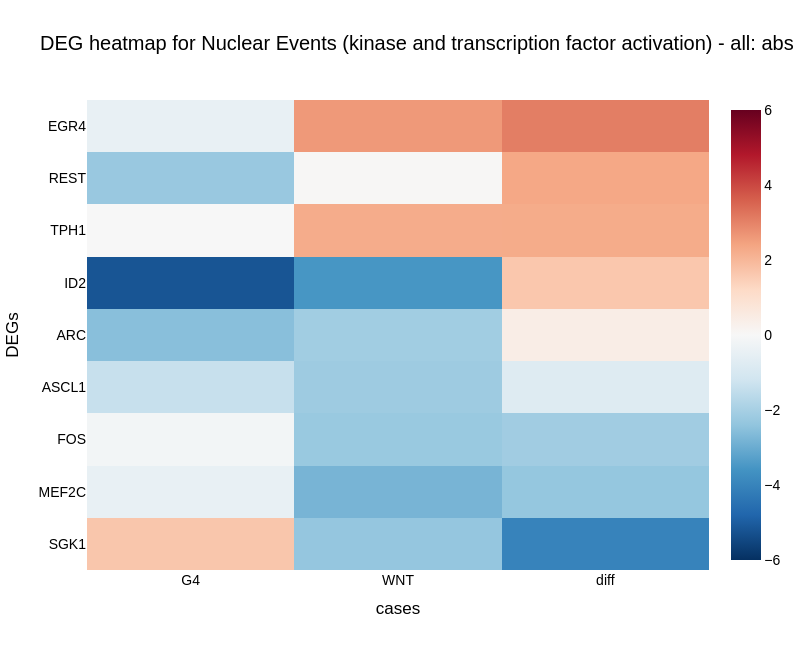
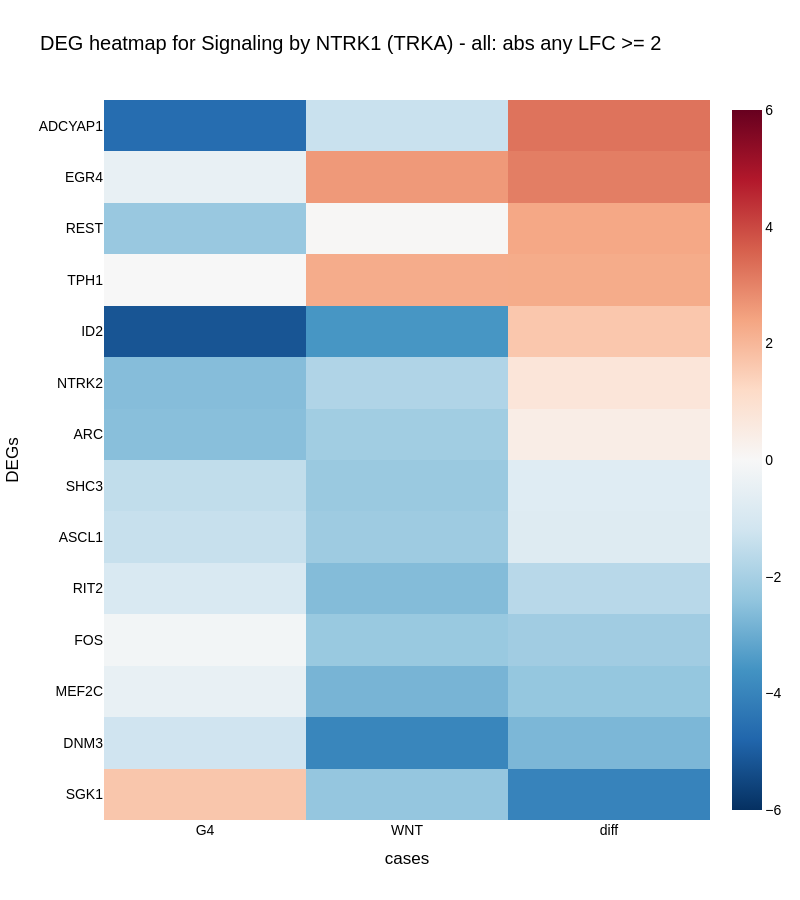
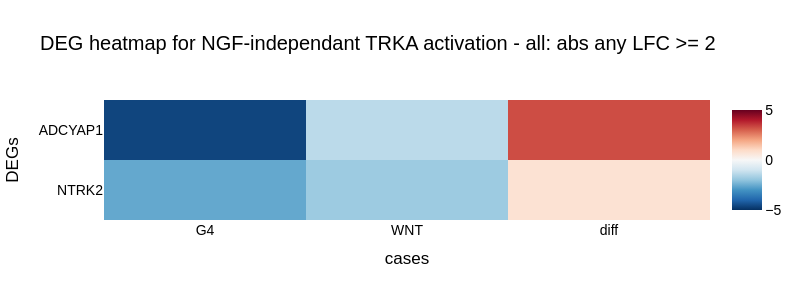
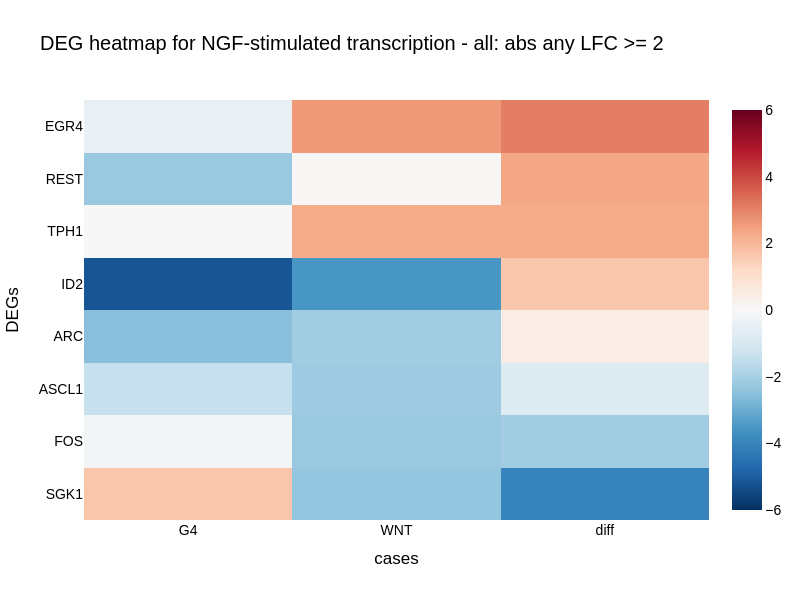

Notebook code for these charts, in order:
### Markdown cell above
### NGF - TRKA

### Code cell
lista = [[x, bpx.which_reacotme_id(x)] for x in set_ngf_trka]

type_modulation='different'
type_modulation='similar'
type_modulation='all'

for pathway_and_id in lista:
    pathway, pathway_id = pathway_and_id
    print('\n\n', pathway, pathway_id, '\n')

    fig, dff, dfpiv = bpx.plot_one_pathway_genes_heatmap_by_cases(pathway_and_id, type_modulation=type_modulation, diff_cutoff=diff_cutoff,
                                                                  zlim=None, width=800, row_height=row_height, header_height=header_height, horizontal_spacing=0.20)

    if fig is None: continue

    fig.show()

### Figure 1 — Plotly figure (JSON) as saved in the notebook; plotly's stock layout.template omitted (floating-point values rounded to 4 significant figures)
{"data": [{"colorscale": [[0, "rgb(5,48,97)"], [0.1, "rgb(33,102,172)"], [0.2, "rgb(67,147,195)"], [0.3, "rgb(146,197,222)"], [0.4, "rgb(209,229,240)"], [0.5, "rgb(247,247,247)"], [0.6, "rgb(253,219,199)"], [0.7, "rgb(244,165,130)"], [0.8, "rgb(214,96,77)"], [0.9, "rgb(178,24,43)"], [1, "rgb(103,0,31)"]], "type": "heatmap", "x": ["G4", "WNT", "diff"], "y": ["SGK1", "MEF2C", "FOS", "ASCL1", "ARC", "ID2", "TPH1", "REST", "EGR4"], "z": [[1.678, -2.345, -4.022], [-0.4605, -2.801, -2.341], [-0.144, -2.264, -2.12], [-1.396, -2.178, -0.7817], [-2.54, -2.108, 0.4322], [-5.182, -3.535, 1.647], [-0.002924, 2.251, 2.253], [-2.273, 0.05028, 2.323], [-0.4581, 2.614, 3.073]], "zmax": 6, "zmin": -6}], "layout": {"autosize": true, "font": {"color": "Black", "family": "Arial", "size": 14}, "height": 650, "plot_bgcolor": "lightgray", "showlegend": false, "title": {"text": "DEG heatmap for Nuclear Events (kinase and transcription factor activation) - all: abs any LFC >= 2"}, "width": 800, "xaxis": {"autorange": true, "range": [-0.5, 2.5], "title": {"text": "cases"}, "type": "category"}, "yaxis": {"autorange": true, "range": [-0.5, 8.5], "title": {"text": "DEGs"}, "type": "category"}}}

### Figure 2 — Plotly figure (JSON) as saved in the notebook; plotly's stock layout.template omitted (floating-point values rounded to 4 significant figures)
{"data": [{"colorscale": [[0, "rgb(5,48,97)"], [0.1, "rgb(33,102,172)"], [0.2, "rgb(67,147,195)"], [0.3, "rgb(146,197,222)"], [0.4, "rgb(209,229,240)"], [0.5, "rgb(247,247,247)"], [0.6, "rgb(253,219,199)"], [0.7, "rgb(244,165,130)"], [0.8, "rgb(214,96,77)"], [0.9, "rgb(178,24,43)"], [1, "rgb(103,0,31)"]], "type": "heatmap", "x": ["G4", "WNT", "diff"], "y": ["SGK1", "DNM3", "MEF2C", "FOS", "RIT2", "ASCL1", "SHC3", "ARC", "NTRK2", "ID2", "TPH1", "REST", "EGR4", "ADCYAP1"], "z": [[1.678, -2.345, -4.022], [-1.224, -3.954, -2.73], [-0.4605, -2.801, -2.341], [-0.144, -2.264, -2.12], [-0.9328, -2.607, -1.674], [-1.396, -2.178, -0.7817], [-1.506, -2.25, -0.7444], [-2.54, -2.108, 0.4322], [-2.583, -1.827, 0.7559], [-5.182, -3.535, 1.647], [-0.002924, 2.251, 2.253], [-2.273, 0.05028, 2.323], [-0.4581, 2.614, 3.073], [-4.614, -1.35, 3.263]], "zmax": 6, "zmin": -6}], "layout": {"autosize": true, "font": {"color": "Black", "family": "Arial", "size": 14}, "height": 900, "plot_bgcolor": "lightgray", "showlegend": false, "title": {"text": "DEG heatmap for Signaling by NTRK1 (TRKA) - all: abs any LFC >= 2"}, "width": 800, "xaxis": {"autorange": true, "range": [-0.5, 2.5], "title": {"text": "cases"}, "type": "category"}, "yaxis": {"autorange": true, "range": [-0.5, 13.5], "title": {"text": "DEGs"}, "type": "category"}}}

### Figure 3 — Plotly figure (JSON) as saved in the notebook; plotly's stock layout.template omitted (floating-point values rounded to 4 significant figures)
{"data": [{"colorscale": [[0, "rgb(5,48,97)"], [0.1, "rgb(33,102,172)"], [0.2, "rgb(67,147,195)"], [0.3, "rgb(146,197,222)"], [0.4, "rgb(209,229,240)"], [0.5, "rgb(247,247,247)"], [0.6, "rgb(253,219,199)"], [0.7, "rgb(244,165,130)"], [0.8, "rgb(214,96,77)"], [0.9, "rgb(178,24,43)"], [1, "rgb(103,0,31)"]], "type": "heatmap", "x": ["G4", "WNT", "diff"], "y": ["NTRK2", "ADCYAP1"], "z": [[-2.583, -1.827, 0.7559], [-4.614, -1.35, 3.263]], "zmax": 5, "zmin": -5}], "layout": {"autosize": true, "font": {"color": "Black", "family": "Arial", "size": 14}, "height": 300, "plot_bgcolor": "lightgray", "showlegend": false, "title": {"text": "DEG heatmap for NGF-independant TRKA activation - all: abs any LFC >= 2"}, "width": 800, "xaxis": {"autorange": true, "range": [-0.5, 2.5], "title": {"text": "cases"}, "type": "category"}, "yaxis": {"autorange": true, "range": [-0.5, 1.5], "title": {"text": "DEGs"}, "type": "category"}}}

### Figure 4 — Plotly figure (JSON) as saved in the notebook; plotly's stock layout.template omitted (floating-point values rounded to 4 significant figures)
{"data": [{"colorscale": [[0, "rgb(5,48,97)"], [0.1, "rgb(33,102,172)"], [0.2, "rgb(67,147,195)"], [0.3, "rgb(146,197,222)"], [0.4, "rgb(209,229,240)"], [0.5, "rgb(247,247,247)"], [0.6, "rgb(253,219,199)"], [0.7, "rgb(244,165,130)"], [0.8, "rgb(214,96,77)"], [0.9, "rgb(178,24,43)"], [1, "rgb(103,0,31)"]], "type": "heatmap", "x": ["G4", "WNT", "diff"], "y": ["SGK1", "FOS", "ASCL1", "ARC", "ID2", "TPH1", "REST", "EGR4"], "z": [[1.678, -2.345, -4.022], [-0.144, -2.264, -2.12], [-1.396, -2.178, -0.7817], [-2.54, -2.108, 0.4322], [-5.182, -3.535, 1.647], [-0.002924, 2.251, 2.253], [-2.273, 0.05028, 2.323], [-0.4581, 2.614, 3.073]], "zmax": 6, "zmin": -6}], "layout": {"autosize": true, "font": {"color": "Black", "family": "Arial", "size": 14}, "height": 600, "plot_bgcolor": "lightgray", "showlegend": false, "title": {"text": "DEG heatmap for NGF-stimulated transcription - all: abs any LFC >= 2"}, "width": 800, "xaxis": {"autorange": true, "range": [-0.5, 2.5], "title": {"text": "cases"}, "type": "category"}, "yaxis": {"autorange": true, "range": [-0.5, 7.5], "title": {"text": "DEGs"}, "type": "category"}}}
